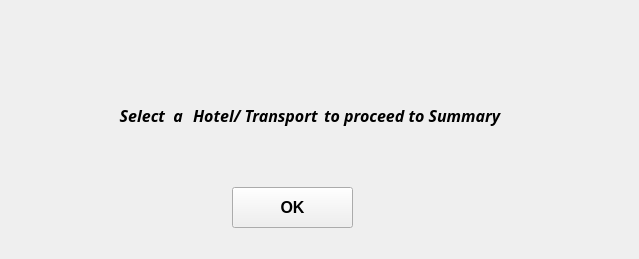
<?xml version="1.0" encoding="UTF-8"?>
<ui version="4.0">
 <class>Form</class>
 <widget class="QWidget" name="Form">
  <property name="geometry">
   <rect>
    <x>0</x>
    <y>0</y>
    <width>639</width>
    <height>259</height>
   </rect>
  </property>
  <property name="font">
   <font>
    <weight>75</weight>
    <bold>true</bold>
   </font>
  </property>
  <property name="windowTitle">
   <string>Form</string>
  </property>
  <widget class="QPushButton" name="pushButton">
   <property name="geometry">
    <rect>
     <x>232</x>
     <y>187</y>
     <width>121</width>
     <height>41</height>
    </rect>
   </property>
   <property name="font">
    <font>
     <pointsize>12</pointsize>
    </font>
   </property>
   <property name="text">
    <string>OK</string>
   </property>
  </widget>
  <widget class="QWidget" name="">
   <property name="geometry">
    <rect>
     <x>-130</x>
     <y>60</y>
     <width>771</width>
     <height>111</height>
    </rect>
   </property>
   <layout class="QHBoxLayout" name="horizontalLayout">
    <item>
     <widget class="QLabel" name="label">
      <property name="font">
       <font>
        <family>Lucida Sans Typewriter</family>
        <pointsize>12</pointsize>
        <weight>75</weight>
        <italic>true</italic>
        <bold>true</bold>
       </font>
      </property>
      <property name="text">
       <string>Select  a </string>
      </property>
      <property name="alignment">
       <set>Qt::AlignRight|Qt::AlignTrailing|Qt::AlignVCenter</set>
      </property>
     </widget>
    </item>
    <item>
     <widget class="QLabel" name="label_2">
      <property name="sizePolicy">
       <sizepolicy hsizetype="Fixed" vsizetype="Preferred">
        <horstretch>0</horstretch>
        <verstretch>0</verstretch>
       </sizepolicy>
      </property>
      <property name="font">
       <font>
        <family>Lucida Sans Typewriter</family>
        <pointsize>12</pointsize>
        <weight>75</weight>
        <italic>true</italic>
        <bold>true</bold>
       </font>
      </property>
      <property name="text">
       <string>Hotel/ Transport</string>
      </property>
     </widget>
    </item>
    <item>
     <widget class="QLabel" name="label_3">
      <property name="font">
       <font>
        <family>Lucida Sans Typewriter</family>
        <pointsize>12</pointsize>
        <weight>75</weight>
        <italic>true</italic>
        <bold>true</bold>
       </font>
      </property>
      <property name="text">
       <string>to proceed to Summary</string>
      </property>
      <property name="alignment">
       <set>Qt::AlignLeading|Qt::AlignLeft|Qt::AlignVCenter</set>
      </property>
     </widget>
    </item>
   </layout>
  </widget>
 </widget>
 <resources/>
 <connections/>
</ui>
